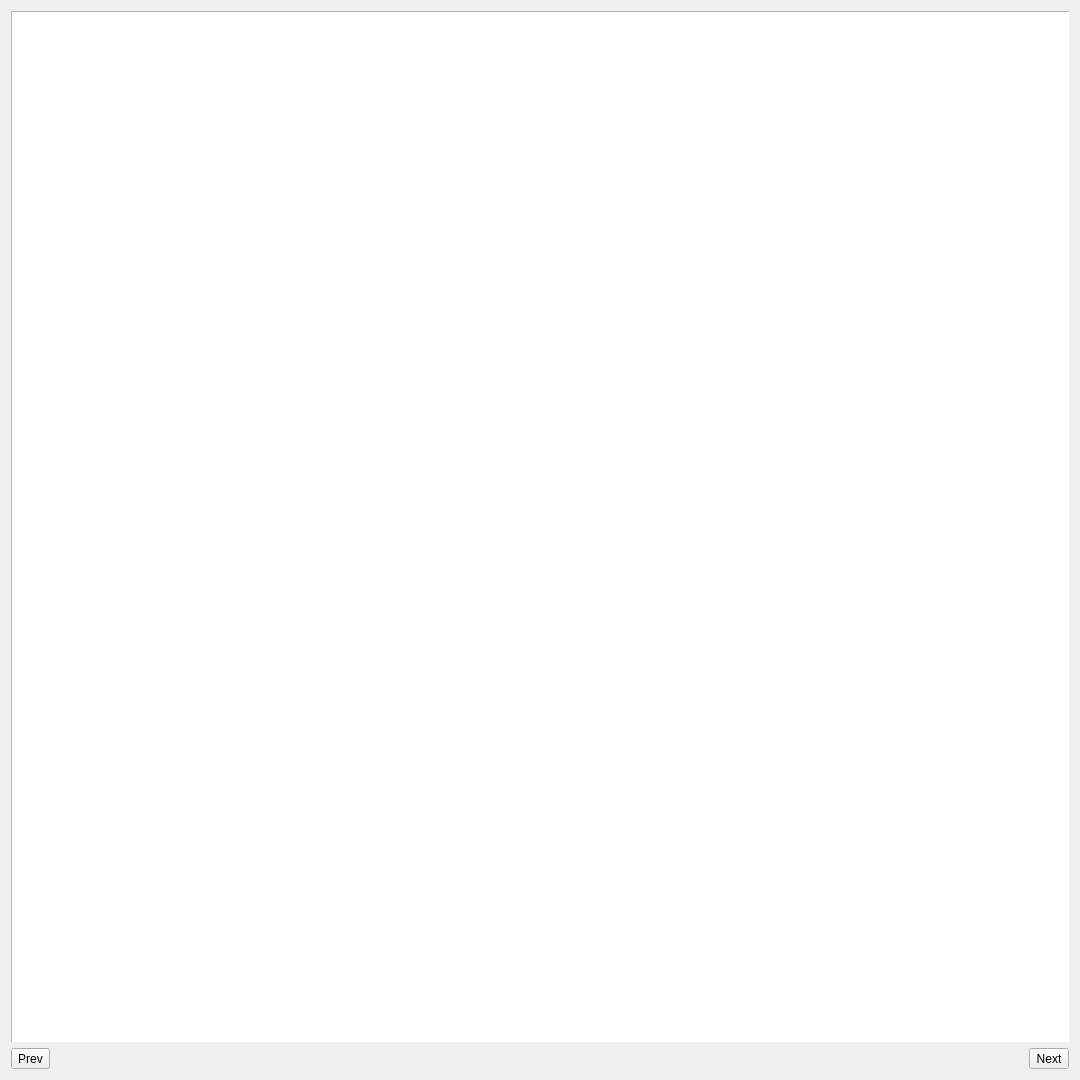
<?xml version="1.0" encoding="UTF-8"?>
<ui version="4.0">
 <class>demo</class>
 <widget class="QDialog" name="demo">
  <property name="geometry">
   <rect>
    <x>0</x>
    <y>0</y>
    <width>1080</width>
    <height>1080</height>
   </rect>
  </property>
  <property name="windowTitle">
   <string>Dialog</string>
  </property>
  <layout class="QVBoxLayout" name="verticalLayout">
   <item>
    <widget class="QSwipeView" name="stackedWidget">
     <property name="currentIndex">
      <number>3</number>
     </property>
     <widget class="QWidget" name="page_1">
      <layout class="QHBoxLayout" name="horizontalLayout_2">
       <property name="leftMargin">
        <number>0</number>
       </property>
       <property name="topMargin">
        <number>0</number>
       </property>
       <property name="rightMargin">
        <number>0</number>
       </property>
       <property name="bottomMargin">
        <number>0</number>
       </property>
       <item>
        <widget class="QWidget" name="p1_container" native="true">
         <widget class="QLabel" name="p1_title">
          <property name="geometry">
           <rect>
            <x>10</x>
            <y>10</y>
            <width>171</width>
            <height>61</height>
           </rect>
          </property>
          <property name="styleSheet">
           <string notr="true">font-size: 24px;
font-weight: bold;</string>
          </property>
          <property name="text">
           <string>Welcome!</string>
          </property>
         </widget>
         <widget class="QLabel" name="p1_desc">
          <property name="geometry">
           <rect>
            <x>10</x>
            <y>70</y>
            <width>431</width>
            <height>151</height>
           </rect>
          </property>
          <property name="styleSheet">
           <string notr="true">font-size: 14px;</string>
          </property>
          <property name="text">
           <string>Lorem ipsum dolor sit amet, consectetur adipiscing elit, sed do eiusmod tempor incididunt ut labore et dolore magna aliqua. Ut enim ad minim veniam, quis nostrud exercitation ullamco laboris nisi ut aliquip ex ea commodo consequat. Duis aute irure dolor in reprehenderit in voluptate velit esse cillum dolore eu fugiat nulla pariatur. Excepteur sint occaecat cupidatat non proident, sunt in culpa qui officia deserunt mollit anim id est laborum.</string>
          </property>
          <property name="alignment">
           <set>Qt::AlignLeading|Qt::AlignLeft|Qt::AlignTop</set>
          </property>
          <property name="wordWrap">
           <bool>true</bool>
          </property>
         </widget>
        </widget>
       </item>
      </layout>
     </widget>
     <widget class="QWidget" name="page_3">
      <widget class="QWidget" name="p2_container" native="true">
       <property name="geometry">
        <rect>
         <x>0</x>
         <y>0</y>
         <width>445</width>
         <height>230</height>
        </rect>
       </property>
       <widget class="QLabel" name="p2_title">
        <property name="geometry">
         <rect>
          <x>10</x>
          <y>10</y>
          <width>301</width>
          <height>61</height>
         </rect>
        </property>
        <property name="styleSheet">
         <string notr="true">font-size: 24px;
font-weight: bold;
</string>
        </property>
        <property name="text">
         <string>Widgets</string>
        </property>
       </widget>
       <widget class="QTabWidget" name="tabWidget">
        <property name="geometry">
         <rect>
          <x>10</x>
          <y>70</y>
          <width>431</width>
          <height>131</height>
         </rect>
        </property>
        <property name="currentIndex">
         <number>0</number>
        </property>
        <widget class="QWidget" name="tab">
         <attribute name="title">
          <string>Tab 1</string>
         </attribute>
         <widget class="QRadioButton" name="radioButton">
          <property name="geometry">
           <rect>
            <x>10</x>
            <y>10</y>
            <width>121</width>
            <height>21</height>
           </rect>
          </property>
          <property name="text">
           <string>Radio Button</string>
          </property>
          <property name="checked">
           <bool>true</bool>
          </property>
         </widget>
         <widget class="QRadioButton" name="radioButton_2">
          <property name="geometry">
           <rect>
            <x>10</x>
            <y>40</y>
            <width>131</width>
            <height>21</height>
           </rect>
          </property>
          <property name="text">
           <string>Radio Button 2</string>
          </property>
         </widget>
         <widget class="QComboBox" name="comboBox">
          <property name="geometry">
           <rect>
            <x>10</x>
            <y>70</y>
            <width>141</width>
            <height>23</height>
           </rect>
          </property>
          <item>
           <property name="text">
            <string>Item 1</string>
           </property>
          </item>
          <item>
           <property name="text">
            <string>Item 2</string>
           </property>
          </item>
          <item>
           <property name="text">
            <string>Item 3</string>
           </property>
          </item>
         </widget>
        </widget>
        <widget class="QWidget" name="tab_2">
         <attribute name="title">
          <string>Tab 2</string>
         </attribute>
        </widget>
       </widget>
      </widget>
     </widget>
     <widget class="QWidget" name="page_5">
      <widget class="QWidget" name="p4_container" native="true">
       <property name="geometry">
        <rect>
         <x>0</x>
         <y>0</y>
         <width>445</width>
         <height>230</height>
        </rect>
       </property>
       <widget class="QLabel" name="p4_title">
        <property name="geometry">
         <rect>
          <x>10</x>
          <y>10</y>
          <width>271</width>
          <height>61</height>
         </rect>
        </property>
        <property name="styleSheet">
         <string notr="true">font-size: 24px;
font-weight: bold;</string>
        </property>
        <property name="text">
         <string>Last page</string>
        </property>
       </widget>
       <widget class="QLabel" name="p4_desc">
        <property name="geometry">
         <rect>
          <x>10</x>
          <y>70</y>
          <width>431</width>
          <height>141</height>
         </rect>
        </property>
        <property name="styleSheet">
         <string notr="true">font-size: 14px;</string>
        </property>
        <property name="text">
         <string>Est ridiculus Class consectetuer leo nullam. Convallis porta condimentum dapibus. Suspendisse aliquam ligula elementum blandit. Massa sit. Tempor nonummy commodo odio id, bibendum.

Consequat, cras suspendisse molestie, cras purus integer tristique quam est lorem.</string>
        </property>
        <property name="alignment">
         <set>Qt::AlignLeading|Qt::AlignLeft|Qt::AlignTop</set>
        </property>
        <property name="wordWrap">
         <bool>true</bool>
        </property>
       </widget>
      </widget>
     </widget>
     <widget class="QWidget" name="page_6">
      <widget class="QGraphicsView" name="graphicsView_p6">
       <property name="geometry">
        <rect>
         <x>0</x>
         <y>0</y>
         <width>1080</width>
         <height>1080</height>
        </rect>
       </property>
       <property name="backgroundBrush">
        <brush brushstyle="NoBrush">
         <color alpha="255">
          <red>0</red>
          <green>0</green>
          <blue>0</blue>
         </color>
        </brush>
       </property>
      </widget>
     </widget>
    </widget>
   </item>
   <item>
    <layout class="QHBoxLayout" name="horizontalLayout">
     <property name="topMargin">
      <number>0</number>
     </property>
     <item>
      <widget class="QToolButton" name="prev">
       <property name="styleSheet">
        <string notr="true"/>
       </property>
       <property name="text">
        <string>Prev</string>
       </property>
       <property name="icon">
        <iconset theme="arrow-left">
         <normaloff>.</normaloff>.</iconset>
       </property>
       <property name="toolButtonStyle">
        <enum>Qt::ToolButtonIconOnly</enum>
       </property>
      </widget>
     </item>
     <item>
      <spacer name="horizontalSpacerL">
       <property name="orientation">
        <enum>Qt::Horizontal</enum>
       </property>
       <property name="sizeHint" stdset="0">
        <size>
         <width>10</width>
         <height>20</height>
        </size>
       </property>
      </spacer>
     </item>
     <item>
      <spacer name="horizontalSpacerR">
       <property name="orientation">
        <enum>Qt::Horizontal</enum>
       </property>
       <property name="sizeHint" stdset="0">
        <size>
         <width>10</width>
         <height>20</height>
        </size>
       </property>
      </spacer>
     </item>
     <item>
      <widget class="QToolButton" name="next">
       <property name="styleSheet">
        <string notr="true"/>
       </property>
       <property name="text">
        <string>Next</string>
       </property>
       <property name="icon">
        <iconset theme="arrow-right">
         <normaloff>.</normaloff>.</iconset>
       </property>
       <property name="toolButtonStyle">
        <enum>Qt::ToolButtonIconOnly</enum>
       </property>
      </widget>
     </item>
    </layout>
   </item>
  </layout>
 </widget>
 <customwidgets>
  <customwidget>
   <class>QSwipeView</class>
   <extends>QStackedWidget</extends>
   <header>QSwipeView</header>
   <container>1</container>
  </customwidget>
 </customwidgets>
 <resources/>
 <connections/>
</ui>
